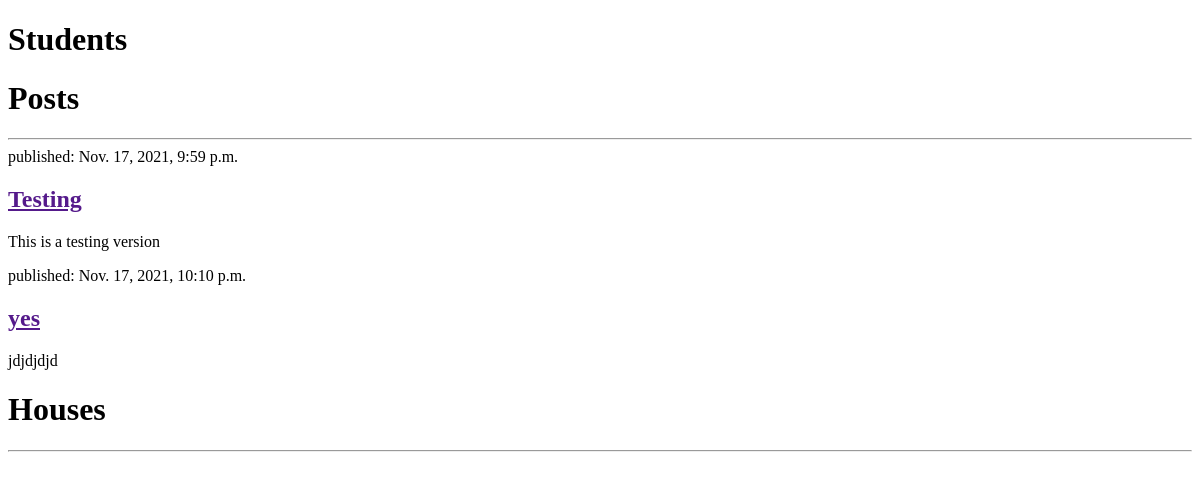
The app's page /post/index1, older data.
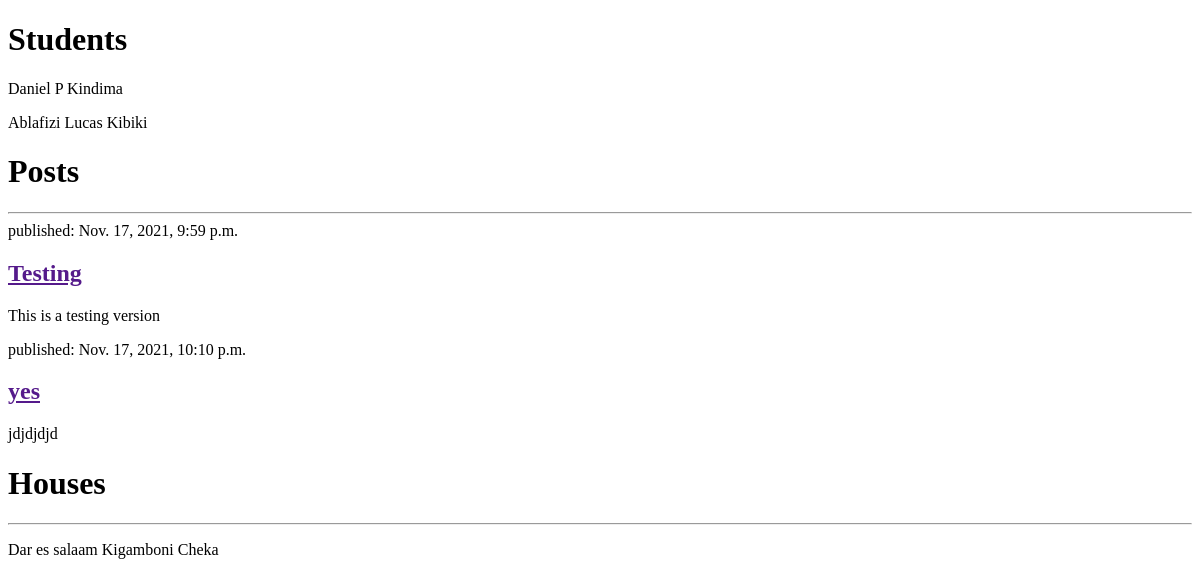
The same page, newer data.
### post/models.py (models this page shows, shortened)
class Post(models.Model):
    author = models.ForeignKey(settings.AUTH_USER_MODEL, on_delete=models.CASCADE)
    title = models.CharField(max_length=200)
    text = models.TextField()
    created_date = models.DateTimeField(default=timezone.now)
    published_date = models.DateTimeField(blank=True, null=True)
    other_field1= models.CharField(max_length=20)
    other_field2= models.CharField(max_length=20)
    other_field3= models.CharField(max_length=20)
    other_field4= models.CharField(max_length=20)
    other_field5= models.CharField(max_length=20)
    other_field6= models.CharField(max_length=20)
    other_field7= models.CharField(max_length=20)

class Student(models.Model):
    firstname = models.CharField(max_length=20)
    middlename = models.CharField(max_length=20)
    lastname = models.CharField(max_length=20)
    createdon = models.DateTimeField(default=timezone.now)

### house/models.py (models this page shows, shortened)
class House(models.Model):
    region = models.CharField(max_length=20)
    district = models.CharField(max_length=20)
    ward = models.CharField(max_length=20)
    vilage = models.CharField(max_length=20)
    strit = models.CharField(max_length=20)

### post/views.py (the view)
# urls.py: path('index1', views.myname, name='myname'),
def myname(request):
    students = Student.objects.all()
    posts = Post.objects.all()
    houses = House.objects.all()
    post = posts
    student = students
    context = {
        'student': student,
        'post': post,
        'house':houses
    }
    return render(request, 'post/post_list.html', context)

### templates/post/post_list.html
<!DOCTYPE html>
<html>
<body>
    <h1>Students</h1>
    {% for student in student %}
    <article>
    <p>{{ student.firstname }} {{ student.middlename }} {{ student.lastname }}</p>
    </article>
    {% endfor %}
    <h1>Posts</h1>
<div><hr/></div>
    {% for post in post %}
    <article>
        <time>published: {{ post.published_date }}</time>
        <h2><a href="">{{ post.title }}</a></h2>
        <p>{{ post.text|linebreaksbr }}</p>
    </article>
    {% endfor %}
    <h1>Houses</h1>
    <div><hr/></div>
    {% for house in house %}
    <p>{{ house.region }} {{ house.district }} {{ house.ward }}</p>
    {% endfor %}
</body>
</html>

Row changes from the older to the newer data that the page shows:
added Student: firstname "Daniel", middlename "P", lastname "Kindima"
added Student: firstname "Ablafizi", middlename "Lucas", lastname "Kibiki"
added House: region "Dar es salaam", district "Kigamboni", ward "Cheka"
